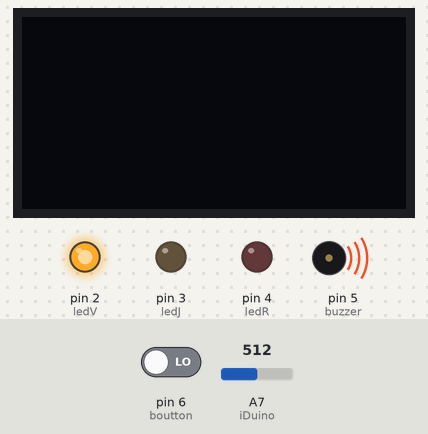
Bench run of a program on a simulated Arduino Nano, built with avr-gcc and run on an emulated ATmega328P. On the bench: 128×64 one-colour display, output pins drawn as LEDs (lit = HIGH), buzzer (waves = sounding). The test bench sets the inputs (shaded band); at power-on: pin 6 (boutton) LOW, A7 (iDuino) = 512. What the program prints to the serial monitor is not drawn.

Above: at 0.1 s.
Timing chart, 0 to 1.6 s (numbered marks = the images above):
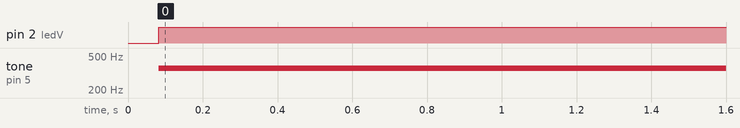

Measured:
- by itself, pin 2 (ledV): LOW → HIGH at 0.08 s
- by itself, tone on pin 5 (buzzer): silent → 359 Hz at 0.08 s

The program:

main.cpp
```cpp
#include <Arduino.h>

//oled

#include <Wire.h>
#include <Adafruit_GFX.h>
#include <Adafruit_SSD1306.h>

#define SCREEN_WIDTH 128
#define SCREEN_HEIGHT 64

Adafruit_SSD1306 display(SCREEN_WIDTH, SCREEN_HEIGHT, &Wire, -1);

const int pot = A3;
const int boutton = 6;

int etatbt;
int valeur_potentiometre;

//oled
//bpm

#define nombre_valeurs 4
#define seuil 4

const int ledV = 2;
const int ledJ = 3;
const int ledR = 4;

const int buzzer = 5;

const int iDuino = A7;

float valeurs[nombre_valeurs], somme, derniere_valeur, graphe, debut, premier, second, troisieme, valeur_precedente, bpm, liste_valeurs_bpm[2];
long int actuel, i, dernier_bpm;
int bpm_min = 50, bpm_max = 180, nombre_pics, n, note;
bool pic;

//bpm

void setup() {

  pinMode(ledV, OUTPUT);
  pinMode(ledJ, OUTPUT);
  pinMode(ledR, OUTPUT);

  pinMode(boutton, INPUT);

digitalWrite(ledV, LOW);
digitalWrite(ledJ, LOW);
digitalWrite(ledR, LOW);

  if(!display.begin(SSD1306_SWITCHCAPVCC,0x3C)) {
    Serial.println(F("SSD1306 allocation failed"));
  for(;;);  }
  if(!display.begin(SSD1306_SWITCHCAPVCC,0x3D)) {
    Serial.println(F("SSD1306 allocation failed"));
  for(;;);  }

    Serial.begin(115200);

}

void loop ()
{

  etatbt = digitalRead(boutton);

    for (int i = 0; i < nombre_valeurs; i++)
      valeurs[i] = 0;
    somme = 0;
    i = 0;

    while(1)
    {
      n = 0;
      debut = millis();
      graphe = 0.;
      do
      {
        graphe += analogRead(iDuino);
        n++;
        actuel = millis();
      }
      while (actuel < debut + 20);
      graphe /= n;

      somme -= valeurs[i];
      somme += graphe;
      valeurs[i] = graphe;
      derniere_valeur = somme / nombre_valeurs;

      if (derniere_valeur > valeur_precedente)
      {
        nombre_pics++;
        if (!pic && nombre_pics > seuil)
        {
          pic = true;
          premier = millis() - dernier_bpm;
          dernier_bpm = millis();

          bpm = 60000. / (0.4 * premier + 0.3 * second + 0.3 * troisieme);

          troisieme = second;
          second = premier;

        }
      }

      else
      {
        pic = false;
        nombre_pics = 0;
      }
      valeur_precedente = derniere_valeur;

      i++;
      i %= nombre_valeurs;

  if( bpm <= bpm_min){
    bpm = bpm_min;
  }
  else if(bpm >= bpm_max){
    bpm = bpm_max;
  }

  for(int i = 0; i < 2; i++){
    liste_valeurs_bpm[i] = bpm;

    if( liste_valeurs_bpm[1] >= liste_valeurs_bpm[0] + 10) {
      Serial.println(liste_valeurs_bpm[0]);
    }
        if( liste_valeurs_bpm[1] <= liste_valeurs_bpm[0] + 10) {
      Serial.println(liste_valeurs_bpm[0]);
    }
  }

  if(bpm < 60){
    digitalWrite(ledV, HIGH);
    digitalWrite(ledJ, LOW);
    digitalWrite(ledR, LOW);
    tone(buzzer, 359);
  }
  else if(bpm > 100){
    digitalWrite(ledV, LOW);
    digitalWrite(ledJ, LOW);
    digitalWrite(ledR, HIGH);
    tone(buzzer, 1782);

  }
  else {
    digitalWrite(ledV, LOW);
    digitalWrite(ledJ, HIGH);
    digitalWrite(ledR, LOW);
    tone(buzzer, 1489);

  }
  display.clearDisplay();

  Wire.beginTransmission(0x3C);
  display.begin(SSD1306_SWITCHCAPVCC,0x3C);

    display.setTextSize(1); //je definie la taille du texte et la position de celui ci
    display.setTextColor(WHITE);
        display.setCursor(15,35);

        display.print("Tension: ");
            display.setTextSize(2);
  Wire.endTransmission();

  display.begin(SSD1306_SWITCHCAPVCC,0x3D);
  Wire.beginTransmission(0x3D);

    display.setTextSize(1); //je definie la taille du texte et la position de celui ci
    display.setTextColor(WHITE);
        display.setCursor(15,35);

        display.print("Voltage: ");
            display.setTextSize(2);
  Wire.endTransmission();

    Serial.println(bpm);

delay(10);

    }

    display.clearDisplay();

  Wire.beginTransmission(0x3C);
  display.begin(SSD1306_SWITCHCAPVCC,0x3C);

    display.setTextSize(1); //je definie la taille du texte et la position de celui ci
    display.setTextColor(WHITE);
        display.setCursor(15,35);

        display.print("Tension: ");

  Wire.endTransmission();

  display.begin(SSD1306_SWITCHCAPVCC,0x3D);
  Wire.beginTransmission(0x3D);

    display.setTextSize(1); //je definie la taille du texte et la position de celui ci
    display.setTextColor(WHITE);
        display.setCursor(15,35);

        display.print("Voltage: ");

  Wire.endTransmission();

}
```
